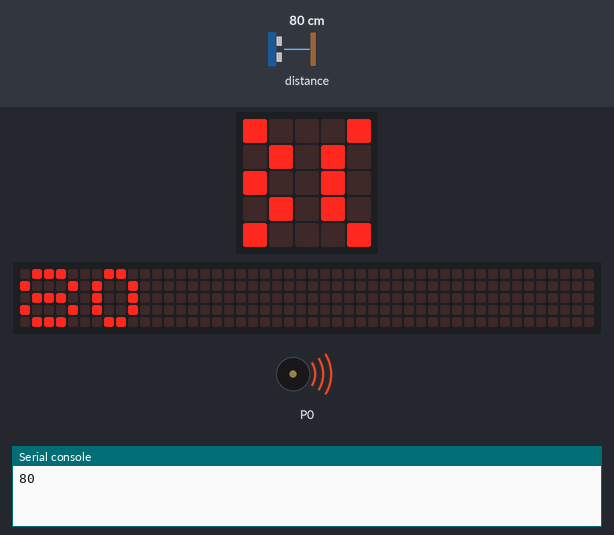
The program below on a simulated BBC micro:bit (MakeCode). On the bench: the board's 5×5 LED display, a strip that is not on the board, showing the scrolling text unrolled, buzzer (waves = sounding), the last lines printed to the serial console. The inputs (shaded band) are chosen by the test bench; at power-on: distance to the obstacle 80 cm. The 48×5 strip is a reading aid, not a part: it shows the text the display is scrolling, unrolled, one strip-width of it at a time.

Above: at 1.28 s.
1.3 s: distance to the obstacle set to 2 cm
At 3.6 s:
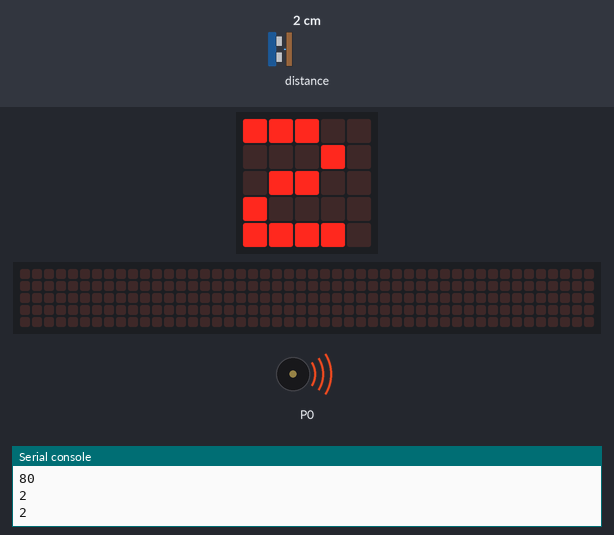
5.2 s: distance to the obstacle set to 18 cm
At 6.64 s:
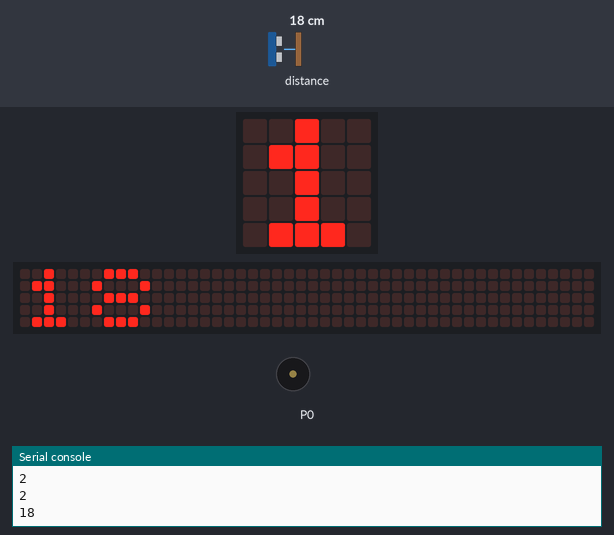
7.3 s: distance to the obstacle set to 4 cm
At 8.76 s:
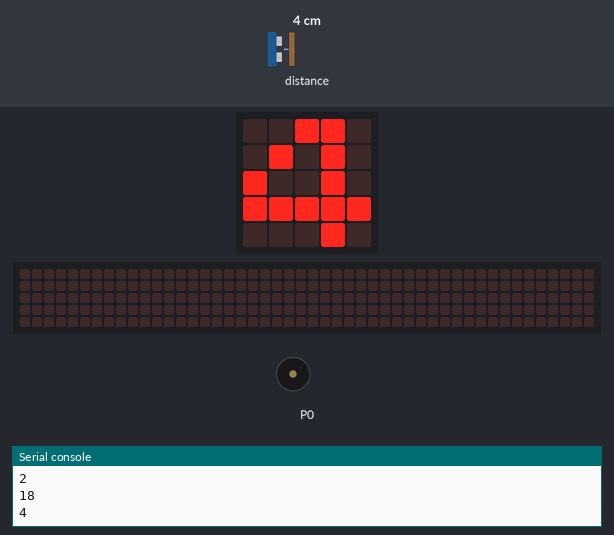
Timing chart, 0 to 16.0 s (numbered marks = the images above; inputs shaded):
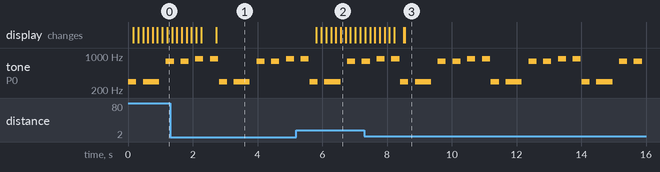

The program:

main.ts
```typescript
music.setVolume(127)
basic.forever(function () {
    serial.writeLine("" + (sonar.ping(
    DigitalPin.P1,
    DigitalPin.P2,
    PingUnit.Centimeters
    )))
    basic.showNumber(sonar.ping(
    DigitalPin.P1,
    DigitalPin.P2,
    PingUnit.Centimeters
    ))
})
basic.forever(function () {
    music.playTone(294, music.beat(BeatFraction.Half))
    basic.pause(200)
    music.playTone(294, music.beat(BeatFraction.Whole))
    basic.pause(200)
    music.playTone(784, music.beat(BeatFraction.Half))
    basic.pause(200)
    music.playTone(784, music.beat(BeatFraction.Half))
    basic.pause(200)
    music.playTone(880, music.beat(BeatFraction.Half))
    basic.pause(200)
    music.playTone(880, music.beat(BeatFraction.Half))
})
```

test.ts
```typescript
// 在這裡測試；當此封包作為擴充功能時，將不會編譯此內容。
```

Measured:
- after the input at 1.3 s, the display: first differs from a run without the input after 1.4 s (image 1)
- after the input at 5.2 s, the display: first changes after 0.62 s (image 2 shows a later state)
- by itself, tone on P0: repeats every 2.8 s: 880 Hz 0.25 s, silent 0.21 s, 880 Hz 0.25 s, silent 0.03 s, 294 Hz 0.25 s, silent 0.21 s, 294 Hz 0.50 s, 2 × (silent 0.21 s, 784 Hz 0.25 s), silent 0.21 s
